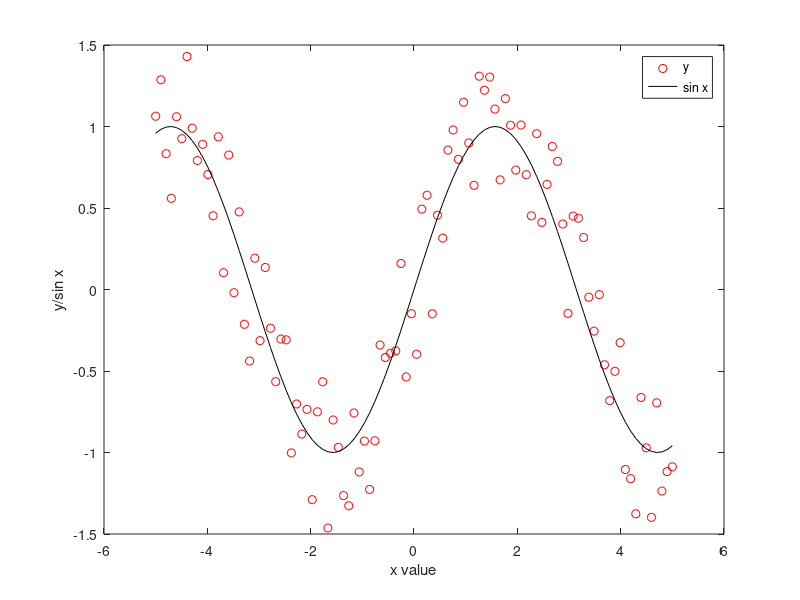

MATLAB code to generate this figure:
% Name: Andrew Pang
% Date: 5 APR 2019
% Task 2 : Import data
close all; clear all; clc;

%opens the file lab4_plot_data.txt
datum = fopen('lab4_plot_data.txt');

%reads the first line and converts it to a numerix matrix
x = str2num(fgetl(datum));

%reads the next line and does the same 
y1 = str2num(fgetl(datum));

%calculates sin (x) for each value of x
y2 = sin(x);

%plots a graph of y values from file agaisnt x 
plot(x,y1,'ro',x,y2,'k-');

%adds a label and legend to current figure
xlabel('x value');
ylabel('y/sin x');
legend('y','sin x');
